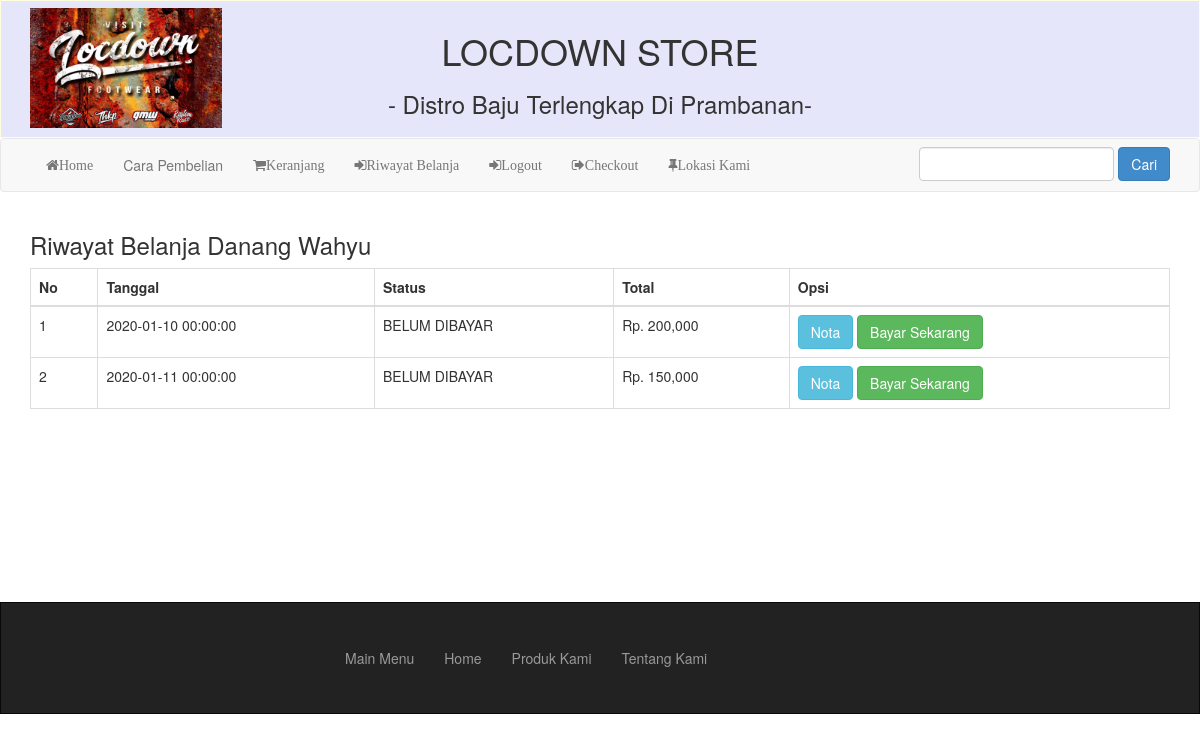
Page /index.php?page=riwayat-belanja (signed in) on the committed database.
### tables this page shows
CREATE TABLE `pembelian` (
  `id_pembelian` char(14) NOT NULL,
  `id_pelanggan` int(11) NOT NULL,
  `tanggal_pembelian` datetime NOT NULL,
  `total_pembelian` int(11) NOT NULL,
  `external_id` char(64) NOT NULL,
  `invoice_url` tinytext NOT NULL,
  `status_pembayaran` enum('belum_dibayar','sudah_dibayar','kadaluarsa') NOT NULL,
  `metode_pembayaran` varchar(150) DEFAULT NULL,
  `status_pesanan` enum('sedang_dikemas','sedang_dikirim','selesai') DEFAULT NULL,
  `no_resi` char(64) DEFAULT NULL,
  `kurir` tinytext,
  `alamat_pengiriman` tinytext
);

### koneksi.php (called while the page is built, shortened)
<?php
    class DB
    {
        protected $db;
        function __construct() {
            $this->db = $this->check_connection();
        }
        public function query()
        {
            $stmt= $this->db->prepare($this->query);
            $stmt->execute();
            return $stmt->fetchAll(PDO::FETCH_OBJ);
        }
        protected function check_connection()
        {
            try {
                $conn = new PDO("mysql:host=".HOST.";dbname=".DATABASE, USERNAME, PASSWORD);
                $conn->setAttribute(PDO::ATTR_ERRMODE, PDO::ERRMODE_EXCEPTION);
                return $conn;
            }
            catch(PDOException $e)
            {
                return $e->getMessage();
            }
        }
    }
    $db = new DB();

### riwayat.php (the view, shortened to what this page needs)
<section class="riwayat wrap-content">
	<div class="container">
		<h3>Riwayat Belanja <?php echo $_SESSION["pelanggan"]["nama_pelanggan"] ?></h3>
		<table class="table table-bordered">
			<thead>
				<tr>
					<th>No</th>
					<th>Tanggal</th>
					<th>Status</th>
					<th>Total</th>
					<th>Opsi</th>
				</tr>
			</thead>
			<tbody>
				<?php
				$nomor=1;
				$id_pelanggan = $_SESSION["pelanggan"]["id_pelanggan"];
				$db->query = ("SELECT * FROM pembelian WHERE id_pelanggan='$id_pelanggan'");
				foreach ($db->query() as $key => $value) {
					$value->status_mod = strtoupper(str_replace('_',' ',$value->status_pembayaran));
					?>
				<tr>
					<td><?php echo $nomor; ?></td>
					<td><?= $value->tanggal_pembelian ?></td>
					<td>
						<?= $value->status_mod ?>
							<br>
						</td>
					<td>Rp. <?php echo number_format($value->total_pembelian) ?></td>
					<td>
						<a href="index.php?page=nota&id=<?php echo $value->id_pembelian ?>" class="btn btn-info">Nota</a>
						<?php
							if ( ($value->status_pembayaran=='belum_dibayar') && empty($value->metode_pembayaran) ) {
								echo "<a href='{$value->invoice_url}' class='btn btn-success'>Bayar Sekarang</a>";
							}
						?>
					</td>
				</tr>
				<?php $nomor++; ?>
			<?php } ?>
			</tbody>
		</table>
	</div>
</section>

### assets/css/scm-custom.css (style rules this page uses)
.wrap-content { min-height: 360px !important; margin-bottom: 3rem; }

### rows in the picture
pembelian: tanggal_pembelian "2020-01-10 00:00:00", status_pembayaran "BELUM DIBAYAR", total_pembelian "200,000"
pembelian: tanggal_pembelian "2020-01-11 00:00:00", status_pembayaran "BELUM DIBAYAR", total_pembelian "150,000"

### other values in the picture
$_SESSION["pelanggan"]["nama_pelanggan"] "Danang Wahyu"
